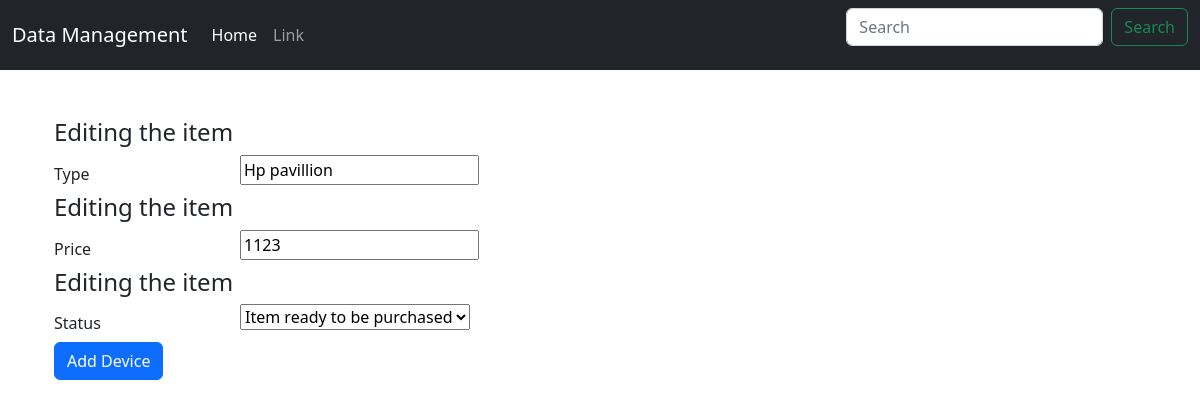
/edit_laptop/1/, run on the app's committed database.
### members/models.py (models this page shows, shortened)
class Device(models.Model):
    type = models.CharField(max_length = 100,blank=False)
    price = models.IntegerField()
    choices = (
        ('AVAILABLE','Item ready to be purchased'),
        ('SOLD','Item Sold'),
        ('RESTOCKING','Item restocking in few days')
    )
    status = models.CharField(max_length=10,choices = choices, default="AVAILABLE") # Available ,sold,restocking
    class Meta:
        abstract = True   # this is done so that when migration script runs no table is created of this class

class Laptop(Device):
    pass   #SIMPLY INHERTING THE VALUES FROM DEVICES AND PASSING IT

### members/views.py (the view)
# urls.py: path('edit_laptop/<int:pk>/', edit_laptop,name = 'edit_laptop'),
def edit_laptop(request,pk):
    return edit_device(request,pk,Laptop,LaptopForm)

### members/forms.py
class LaptopForm(forms.ModelForm):
    class Meta:
        model = Laptop
        fields = ('type','price','status')

### members/views.py (called while the page is built)
def edit_device(request,pk,model,cls):
    item = get_object_or_404(model,pk = pk)
    if request.method == 'POST':
        form = cls(request.POST,instance = item)
        if form.is_valid :
            form.save()
            return redirect('index')
    else:
        form = cls(instance=item)
        return render(request,'edit_item.html',{'form':form})

### members/templates/edit_item.html (shortened to what this page needs)
{% extends 'base.html' %} {% block body %}
<div class="container">
  <form method="POST">
    <br>
    {% for field in form %}
    <h4>Editing the item</h4>
    <div class="form-group row">
      <label for="id_{{field.name}}" class="col-2 col-form-label">{{field.label}}</label>
      <div class = 'col-10'>
        {{field}}
      </div>
    </div>
    {% endfor %}
    <button type = "submit" class = "btn btn-primary" name = "button" >Add Device</button>
  </form>
</div>
{% endblock %}

### data on the page
Laptop: form "Hp pavillion" "1123" "Item ready to be purchased"

### other printed values
{{ field.label }} "Type" "Price" "Status"
